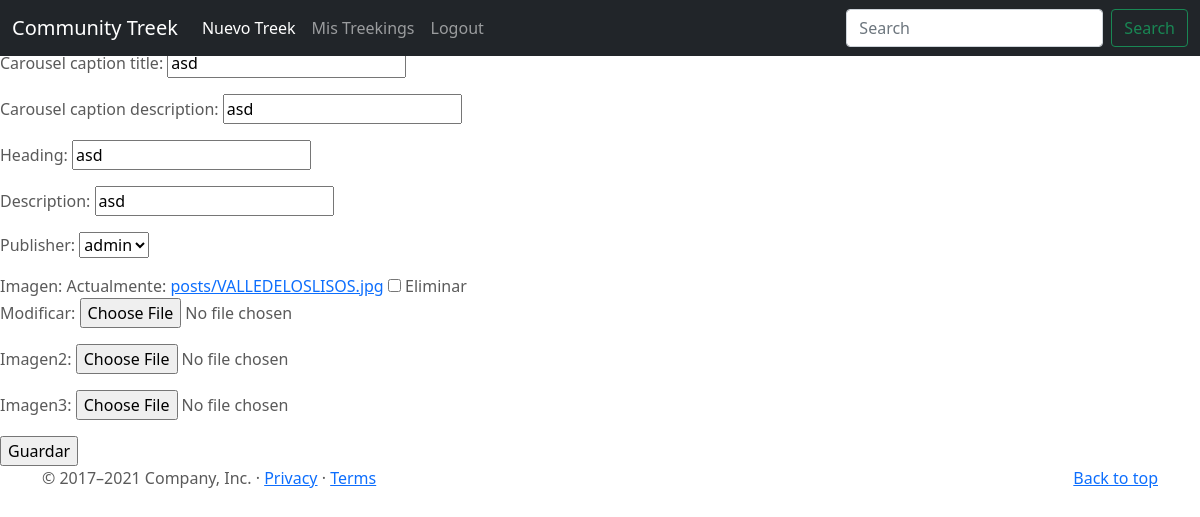
Page /post/1/update (signed in) on the committed database.
### CommunityTrekk/models.py (models this page shows, shortened)
class Post(models.Model):
    carousel_caption_title= models.CharField(max_length=100)
    carousel_caption_description= models.CharField(max_length=500)
    heading= models.CharField(max_length=50)
    description= models.CharField(max_length=250)
    publisher= models.ForeignKey(to= User, on_delete= models.CASCADE, related_name="publisher")
    imagen = models.ImageField(upload_to= "posts", null= True, blank= True)
    imagen2 = models.ImageField(upload_to= "posts", null= True, blank= True)
    imagen3 = models.ImageField(upload_to= "posts", null= True, blank= True)

### CommunityTrekk/views.py (the view, shortened to what this page needs)
# urls.py: path('post/<pk>/update', PostUpdate.as_view(), name="post-update"),
class PostUpdate(LoginRequiredMixin, UserPassesTestMixin,  UpdateView):
    model= Post
    success_url= reverse_lazy("post-list")
    fields= '__all__'
    def test_func(self):
        user_id= self.request.user.id
        post_id= self.kwargs.get('pk')
        return Post.objects.filter(publisher= user_id, id= post_id).exists()

### CommunityTrekk/templates/CommunityTrekk/post_form.html (shortened to what this page needs)
{% extends "CommunityTrekk/base.html" %}
{% block main %}
<form method="POST" enctype= "multipart/form-data">
    {{form.as_p}}
    <input type="submit" value="Guardar">
</form>
{% endblock%}

### CommunityTrekk/static/CommunityTrekk/css/carousel.css (style rules this page uses)
body { padding-top: 3rem; padding-bottom: 3rem; color: #5a5a5a; }

### rows in the picture
Post: carousel_caption_title "asd", carousel_caption_description "asd", heading "asd", description "asd", publisher "admin"
